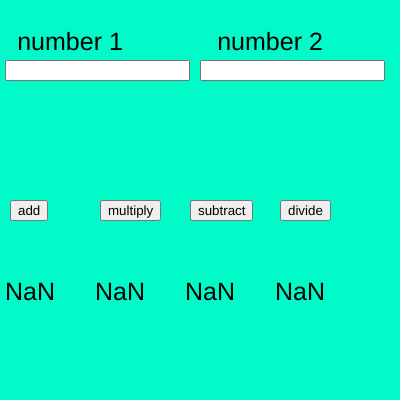
Frame 1 (no input)
Frame 60 (no input): identical to frame 1, image omitted
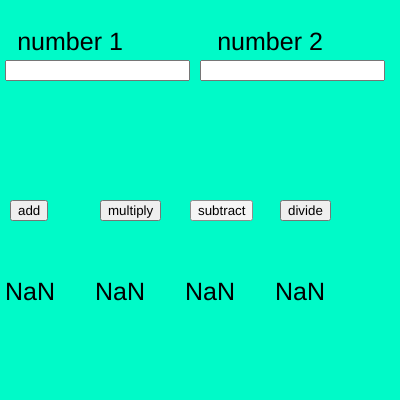
Frame 120 (the mouse pressed at the canvas centre since frame 60)

The p5.js sketch that drew these frames (run headless with seeded random() and noise() and a simulated clock; from frame 60 on, the mouse is pressed at the canvas centre):

// p5.js sketch
// ── sketch.js
var numone;
var numtwo;
var b1;
var b2;
var b3, b4;
var n1,n2;

function setup() {
  createCanvas(400, 400);
numone = createInput();
numone.position(5,60);
numtwo = createInput();
numtwo.position(200,60);

b1=createButton("add")
b1.position(10,200);
b1.mousePressed(add)

b2=createButton("multiply");
b2.position(100,200);
b2.mousePressed(multiply);

b3=createButton("subtract");
b3.position(190,200);
b3.mousePressed(sub);

b4=createButton("divide");
b4.position(280,200);
b4.mousePressed(division);

textAlign(CENTER);
textSize(25);
}

function draw() {
  background(0,250,200);
  text("number 1",70,50);
  text("number 2",270,50);
  n2=parseInt(numtwo.value());
  n1=parseInt(numone.value());
  if(b4.mousePressed(division)){
    division();
  }
  if(b3.mousePressed(sub)){
  sub();
  }
  if(b1.mousePressed(add)){
  add();
  }
  if(b4.mousePressed(multiply)){
  multiply();
  }
}


function add(){
console.log(n1+n2);
text(n1+n2,30,300)
}

function multiply(){
console.log(n1*n2);
text(n1*n2,120,300)
}

function sub(){
console.log(n1-n2);
text(n1-n2,210,300)
}

function division(){
console.log(n1/n2);
text(n1/n2,300,300);
}
